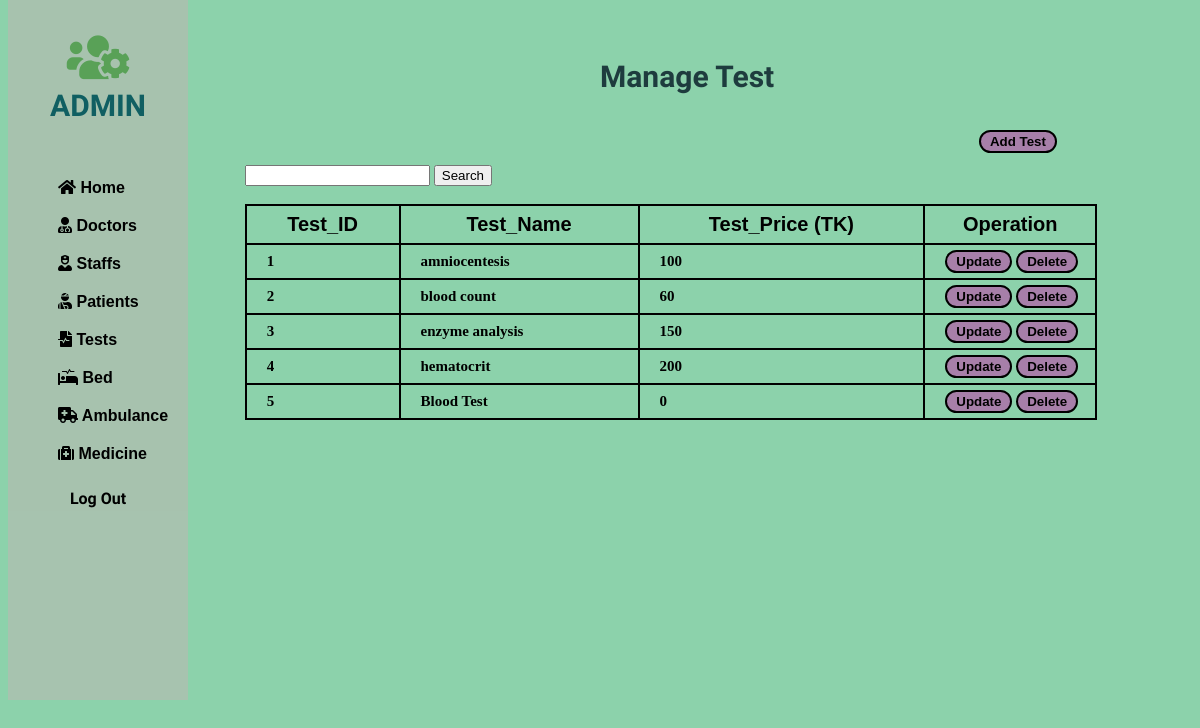
The page /php/test/test.php on the database its author committed.
### tables this page shows
CREATE TABLE IF NOT EXISTS `test` (
  `T_ID` int NOT NULL,
  `T_Name` varchar(255) NOT NULL,
  `T_Price` int NOT NULL,
  PRIMARY KEY (`T_ID`),
  UNIQUE KEY `T_ID` (`T_ID`)
);

### php/test/test.php (the view, shortened to what this page needs)
<!DOCTYPE html>
<html lang="en">
<head>
    <link rel="stylesheet" href="https://use.fontawesome.com/releases/v5.15.4/css/all.css">
</head>
<body>
    <div class="slidebar">
        <header>
            <span>
                <i class="fas fa-users-cog"></i><br>
            </span>
            ADMIN
        </header>
        <ul>
            <li>
                <a href="/php/home.php"><i class="fas fa-home"></i> Home</a>
            </li>
            <li>
                <a href="/php/Doctor/doctor.php"><i class="fas fa-user-md"></i> Doctors</a>
            </li>
            <li>
                <a href="/php/staff/staff.php"><i class="fas fa-user-nurse"></i> Staffs</a>
            </li>
            <li>
                <a href="/php/patient/patient.php"><i class="fas fa-user-injured"></i> Patients</a>
            </li>
            <li>
                <a href="#"><i class="fas fa-file-medical-alt"></i> Tests</a>
            </li>
            <li>
                <a href="/php/bed/bed.php"><i class="fas fa-procedures"></i> Bed</a>
            </li>
            <li>
                <a href="/php/Ambulence/ambulence.php"><i class="fas fa-ambulance"></i> Ambulance</a>
            </li>
            <li>
                <a href="/php/medicine/medicine.php"><i class="fas fa-medkit"></i> Medicine</a>
            </li>
        </ul>
        <div>
            <a style="text-decoration: none;" href="/php/index.php">
                <div class="logout">
                    Log Out
                </div>
            </a>
        </div>
    </div>
    <div class="container">
        <div class="row">
            <div style="margin-left: 50%; margin-top: 5%;">
                <h2>Manage <b>Test</b></h2>
            </div>
            <div style="margin-left: 82%; margin-top: 3%;">
                <button><a href="/php/test/add-test.php">Add Test</a></button>
            </div>
        </div>
    </div>
    <div class="card-body">
        <div style="margin-left: 20%; margin-top: 1%;">
            <form method="post" action="search.php">
                <input type="text" name="search" required />
                <input type="submit" value="Search" />
            </form>
            <br>
            <table id="dataTable" width="90%" cellspacing="10">
                <thead>
                    <tr>
                        <th> Test_ID </th>
                        <th> Test_Name </th>
                        <th> Test_Price (TK) </th>
                        <th> Operation </th>
                    </tr>
                </thead>
                <tbody>
                    <?php
                    include 'db_conn.php';
                    $sql = " SELECT * FROM test LIMIT 5";
                    $query = mysqli_query($conn, $sql);
                    while ($Patient_data = mysqli_fetch_array($query)) {
                    ?>
                        <tr>
                            <td><b><?php echo $Patient_data['T_ID'];  ?></b></td>
                            <td><?php echo $Patient_data['T_Name'];  ?></td>
                            <td><?php echo $Patient_data['T_Price'];  ?></td>
                            <td style="width: 140px;">
                                <button> <a href="/php/test/update.php?T_ID=<?php echo $Patient_data['T_ID'];  ?>" class="btn btn-success"><b>Update</b></a></button>
                                <button><a href="/php/test/Delete.php?T_ID=<?php echo $Patient_data['T_ID']; ?>" class="btn btn-danger"><b>Delete</b></a></button>
                            </td>
                        </tr>
                    <?php
                    }
                    ?>
                </tbody>
            </table>
        </div>
    </div>
</body>
</html>

### php/test/test.php (style rules this page uses)
table, th, td { border: 1px solid black; border-collapse: collapse; }
.slidebar { border: 20px; width: 15%; height: 700px; position: fixed; top: 0px; background-color: rgba(195, 179, 179, 0.493); }
.slidebar header { padding: 30px 10px; text-align: center; font-family: 'Mochiy Pop P One', sans-serif; font-size: 30px; font-weight: bolder; color: rgb(16, 95, 98); }
.slidebar header span { font-size: 50px; color: rgb(89, 161, 87); }
.slidebar ul li { list-style: none; padding: 10px; font-family: 'Lucida Sans', 'Lucida Sans Regular', 'Lucida Grande', 'Lucida Sans Unicode', Geneva, Verdana, sans-serif; font-weight: bolder; }
.slidebar ul li a { text-decoration: none; }
body { background-color: #8CD2AB; }
table, th, td { border: 2px solid black; border-collapse: collapse; font-weight: bold; padding: 5px 0px 5px 10px; }
.row h2 { font-family: 'Mochiy Pop P One', sans-serif; font-size: 30px; color: rgb(30, 60, 62) }
table th { font-size: 20px; font-family: sans-serif; }
a { text-decoration: none; color: black; font-weight: bold; }
h2 { font-size: 40px; }
table { border: 2px solid black; }
th { padding: 7px; border: 2px solid black; font-size: 22px; }
td { border: 2px solid black; padding: 5px 10px 5px 20px; font-size: 15px; font-weight: bolder; }
button { border: solid 2px black; border-radius: 15px; padding: 2px 6px; background-color: rgb(167, 127, 169); }
button a { text-decoration: none; color: black; font-weight: bolder; padding: 2px 3px; }
.logout { text-align: center; margin-top: 10px; font-family: 'Mochiy Pop P One', sans-serif; font-weight: bolder; }

### rows shown on the page
test: T_ID "1", T_Name "amniocentesis", T_Price "100"
test: T_ID "2", T_Name "blood count", T_Price "60"
test: T_ID "3", T_Name "enzyme analysis", T_Price "150"
test: T_ID "4", T_Name "hematocrit", T_Price "200"
test: T_ID "5", T_Name "Blood Test", T_Price "0"
